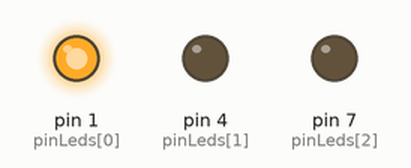
Simulated run of this sketch. Board: Arduino Uno, built with avr-gcc and run on an emulated ATmega328P. Shown: output pins drawn as LEDs (lit = HIGH).

Above: at 0.15 s.
At 0.75 s:
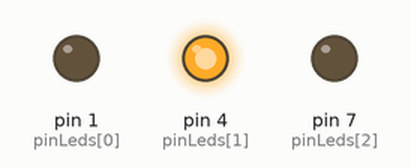
At 1.35 s:
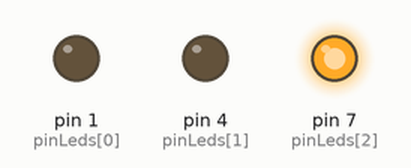
At 3.45 s:
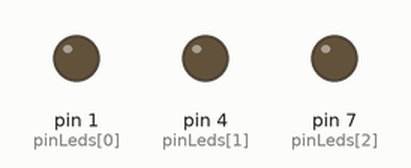
Timing chart, 0 to 4.1 s (numbered marks = the images above):
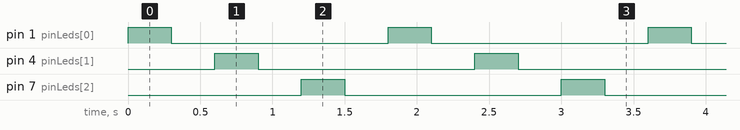

The sketch:

pattern.ino
```cpp
const int pinLeds[3] = {1,4,7};

void setup() {
  // put your setup code here, to run once:
  for(int i=0;i<3;i++){
    pinMode(pinLeds[i],OUTPUT);
  }
}

void loop() {
  // put your main code here, to run repeatedly:
  for(int i=0;i<3;i++){
    digitalWrite(pinLeds[i],HIGH);
    delay(300);
    digitalWrite(pinLeds[i],LOW);
    delay(300);
   }
}
```

Measured:
- by itself, pin 1 (pinLeds[0]), pin 4 (pinLeds[1]), pin 7 (pinLeds[2]): alternates HIGH for 0.30 s and LOW for 1.5 s
- by itself, everything shown: repeats every 1.8 s, in 6 steps
